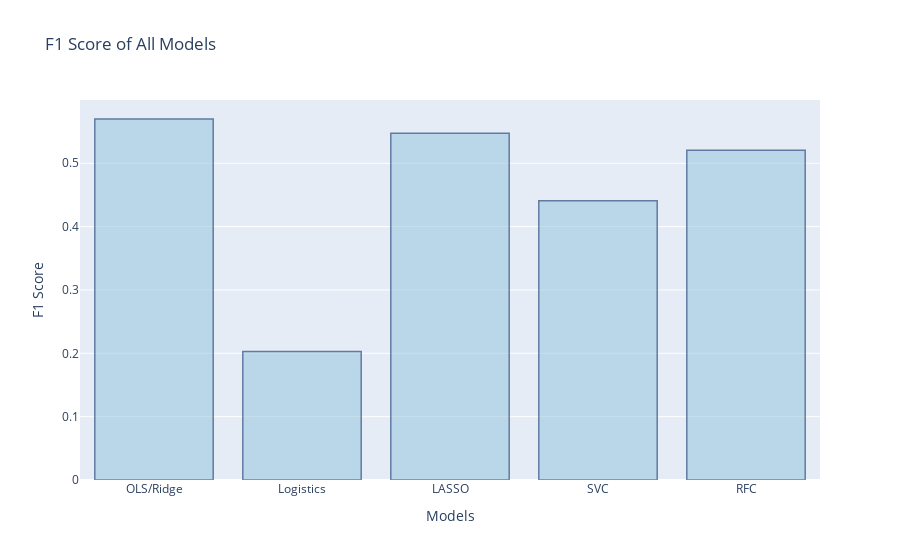

Notebook code for this chart:
### Code cell
import plotly.graph_objects as go

fig = go.Figure(data=[go.Bar(x=df['Models'], y=df['F1 score'])])
# Customize aspect
fig.update_traces(marker_color='rgb(158,202,225)', marker_line_color='rgb(8,48,107)',
                  marker_line_width=1.5, opacity=0.6)
fig.update_layout(title_text='F1 Score of All Models')
fig.update_layout(xaxis_title='Models',
                   yaxis_title='F1 Score')
fig.show()

### Figure 1 — Plotly figure (JSON) as saved in the notebook; plotly's stock layout.template omitted (floating-point values rounded to 4 significant figures)
{"data": [{"marker": {"color": "rgb(158,202,225)", "line": {"color": "rgb(8,48,107)", "width": 1.5}}, "opacity": 0.6, "type": "bar", "x": ["OLS/Ridge", "Logistics", "LASSO", "SVC", "RFC"], "y": [0.5699, 0.2027, 0.5473, 0.4409, 0.5207]}], "layout": {"title": {"text": "F1 Score of All Models"}, "xaxis": {"title": {"text": "Models"}}, "yaxis": {"title": {"text": "F1 Score"}}}}
